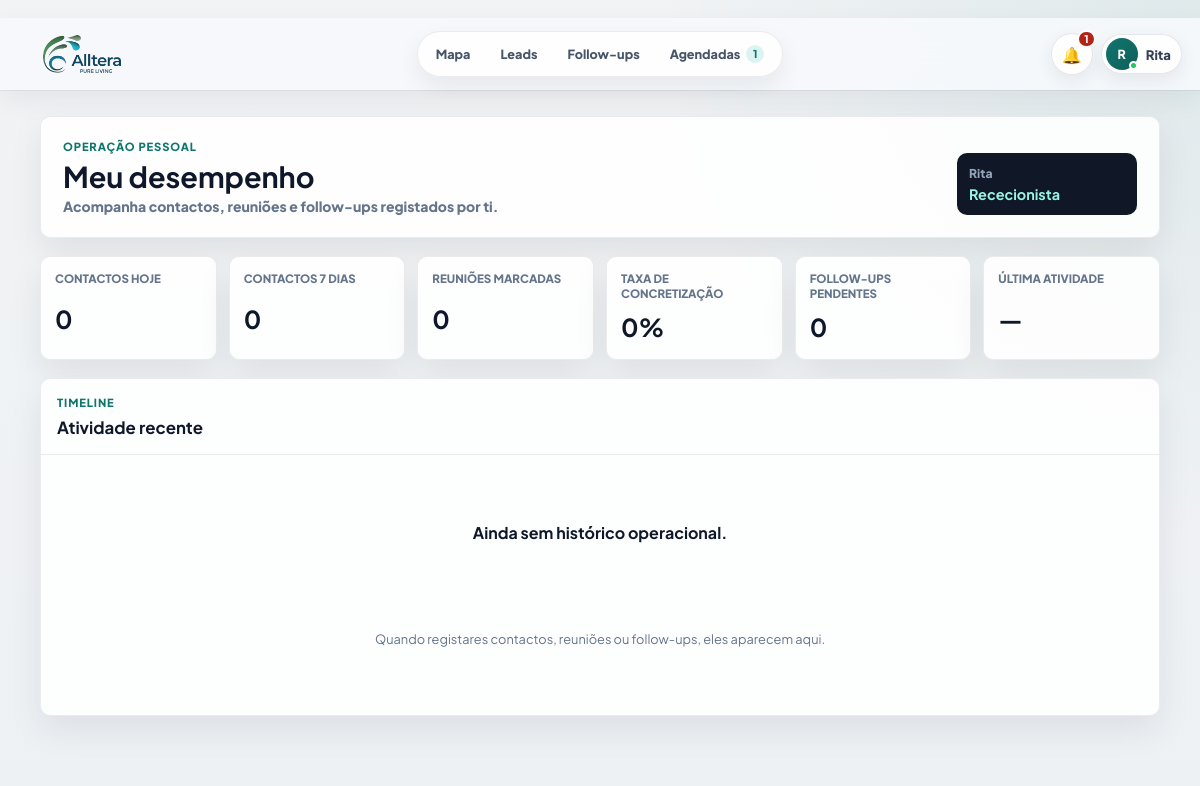
The app's page /meu-desempenho (signed in), older data.
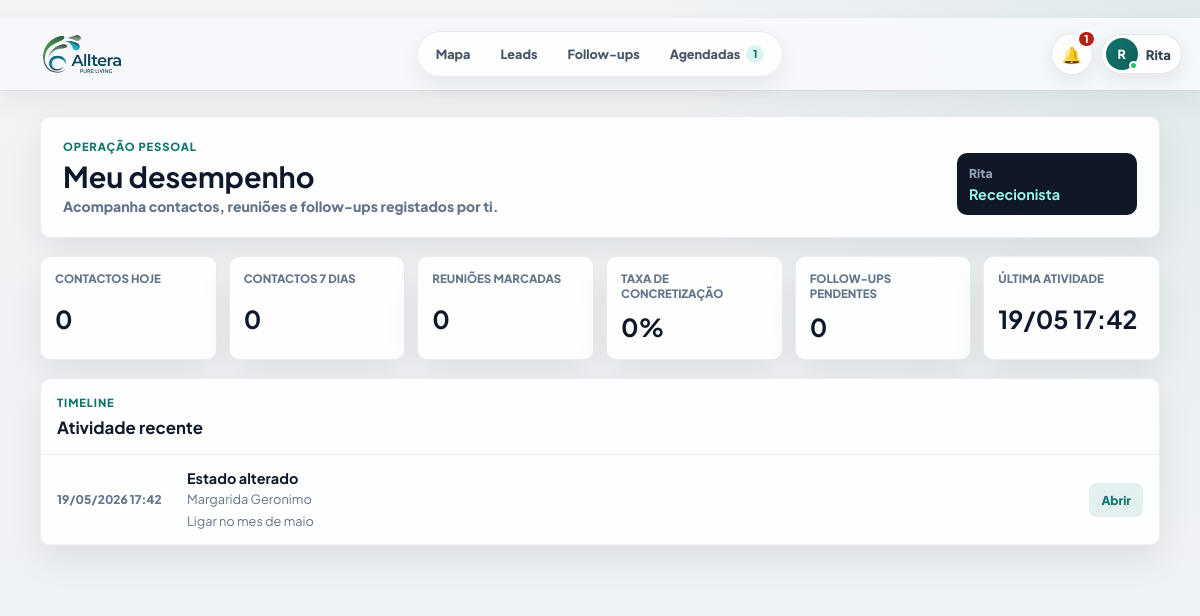
The same page, newer data.
### PlataformaApoioDecisaoComercial/models.py (models this page shows, shortened)
class HistoricoLead(db.Model):
    id = db.Column(db.Integer, primary_key=True)
    lead_id = db.Column(db.Integer, db.ForeignKey("lead.id"), nullable=False)
    user_id = db.Column(db.Integer, db.ForeignKey("users.id"), nullable=True, index=True)
    acao = db.Column(db.String(120), nullable=False)
    tipo_acao = db.Column(db.String(80), nullable=True, index=True)
    observacao = db.Column(db.Text, nullable=True)
    resultado = db.Column(db.String(120), nullable=True)
    comercial_responsavel = db.Column(db.String(80), nullable=True)
    created_at = db.Column(db.DateTime, default=datetime.utcnow)
    user = db.relationship("User", back_populates="historico")

class Lead(db.Model):
    id = db.Column(db.Integer, primary_key=True)
    nome_cliente = db.Column(db.String(180), nullable=True)
    area_negocio = db.Column(db.String(120), nullable=True)
    cidade = db.Column(db.String(80), nullable=True)
    empresa = db.Column(db.String(180), nullable=True)
    nome_empresa = db.Column(db.String(180), nullable=False)
    tipo_cliente = db.Column(db.String(80), nullable=False)
    morada = db.Column(db.String(220), nullable=True)
    codigo_postal = db.Column(db.String(20), nullable=True)
    localidade = db.Column(db.String(80), nullable=False)
    contacto = db.Column(db.String(120), nullable=True)
    telefone = db.Column(db.String(40), nullable=True)
    email = db.Column(db.String(160), nullable=True)
    categoria = db.Column(db.String(120), nullable=True)
    nif = db.Column(db.String(30), nullable=True)
    observacoes = db.Column(db.Text, nullable=True)
    observacoes_contacto = db.Column(db.Text, nullable=True)
    reuniao_info = db.Column(db.Text, nullable=True)
    classificacao_observacao = db.Column(db.String(80), nullable=True)
    motivo_classificacao = db.Column(db.Text, nullable=True)
    latitude = db.Column(db.Float, nullable=True)
    longitude = db.Column(db.Float, nullable=True)
    estado = db.Column(db.String(40), nullable=False, default="Por contactar")
    estado_lead = db.Column(db.String(40), nullable=True, default="Por contactar")
    prioridade = db.Column(db.String(20), nullable=True, default="Baixa")
    comercial_responsavel = db.Column(db.String(80), nullable=False, default="Flávia")
    data_novo_contacto = db.Column(db.Date, nullable=True)
    data_reuniao = db.Column(db.Date, nullable=True)
    hora_reuniao = db.Column(db.String(10), nullable=True)
    tags = db.Column(db.String(300), nullable=True)
    insight_tags = db.Column(db.String(400), nullable=True)
    insight_note = db.Column(db.Text, nullable=True)
    assigned_to_id = db.Column(db.Integer, db.ForeignKey("users.id"), nullable=True, index=True)
    created_at = db.Column(db.DateTime, default=datetime.utcnow)
    updated_at = db.Column(db.DateTime, default=datetime.utcnow, onupdate=datetime.utcnow)
    assigned_to = db.relationship("User", back_populates="assigned_leads")
    historico = db.relationship(
        "HistoricoLead",
        backref="lead",
        cascade="all, delete-orphan",
        order_by="desc(HistoricoLead.created_at)",
    )

### PlataformaApoioDecisaoComercial/app.py (the view)
    @app.route("/meu-desempenho")
    @login_required
    def meu_desempenho():
        return render_template("meu_desempenho.html", performance=personal_performance_context(current_user))

### PlataformaApoioDecisaoComercial/app.py (called while the page is built, shortened)
def normalize_lookup(value):
    text = str(value or "").strip().lower()
    text = unicodedata.normalize("NFKD", text)
    return "".join(char for char in text if not unicodedata.combining(char))

def clean_text(value):
    return re.sub(r"\s+", " ", str(value or "").strip())

def parse_time_value(value):
    value = clean_text(value)
    if not value:
        return None
    match = re.fullmatch(r"([01]?\d|2[0-3]):([0-5]\d)(?::[0-5]\d)?", value)
    if not match:
        return None
    return f"{int(match.group(1)):02d}:{match.group(2)}"

def scheduled_time_label(lead):
    return parse_time_value(getattr(lead, "hora_reuniao", None)) or ""

def is_scheduled_lead(lead):
    if not lead or not lead.data_novo_contacto:
        return False
    state = normalize_legacy_state(lead.estado)
    text = normalize_lookup(" ".join([
        lead.estado or "",
        lead.classificacao_observacao or "",
        lead.observacoes or "",
        lead.observacoes_contacto or "",
        lead.motivo_classificacao or "",
    ]))
    if state in SCHEDULED_STATES:
        return True

### PlataformaApoioDecisaoComercial/models.py (called while the page is built)
    @property
    def is_active(self):
        return bool(self.ativo)

### PlataformaApoioDecisaoComercial/templates/meu_desempenho.html (shortened to what this page needs)
{% extends "base.html" %}
{% block content %}
<main class="page-shell personal-performance-page">
    <section class="personal-performance-hero">
        <div>
            <p class="eyebrow">Operação pessoal</p>
            <h1>Meu desempenho</h1>
            <p>Acompanha contactos, reuniões e follow-ups registados por ti.</p>
        </div>
        <div class="personal-performance-hero__meta">
            <span>{{ current_user.nome or current_user.email }}</span>
            <strong>{{ "Admin" if current_user.role == "admin" else "Rececionista" }}</strong>
        </div>
    </section>
    {% set metrics = performance.metrics %}
    <section class="personal-performance-metrics">
        <article>
            <span>Contactos hoje</span>
            <strong>{{ metrics.contacts_today }}</strong>
        </article>
        <article>
            <span>Contactos 7 dias</span>
            <strong>{{ metrics.contacts_7 }}</strong>
        </article>
        <article>
            <span>Reuniões marcadas</span>
            <strong>{{ metrics.meetings }}</strong>
        </article>
        <article>
            <span>Taxa de concretização</span>
            <strong>{{ metrics.conversion_rate }}%</strong>
        </article>
        <article>
            <span>Follow-ups pendentes</span>
            <strong>{{ metrics.pending_followups }}</strong>
        </article>
        <article>
            <span>Última atividade</span>
            <strong>{{ metrics.last_activity.strftime("%d/%m %H:%M") if metrics.last_activity else "—" }}</strong>
        </article>
    </section>
    <section class="personal-performance-panel">
        <header>
            <div>
                <p class="eyebrow">Timeline</p>
                <h2>Atividade recente</h2>
            </div>
        </header>
        {% if performance.has_history %}
        <ol class="personal-performance-timeline">
            {% for entry in performance.timeline %}
            <li>
                <time datetime="{{ entry.created_at.isoformat() if entry.created_at else '' }}">
                    {{ entry.created_at.strftime("%d/%m/%Y %H:%M") if entry.created_at else "Sem data" }}
                </time>
                <div>
                    <strong>{{ entry.acao }}</strong>
                    <span>{{ entry.lead.nome_empresa if entry.lead else "Lead removida" }}</span>
                    {% if entry.observacao %}
                    <p>{{ entry.observacao }}</p>
                    {% endif %}
                </div>
                {% if entry.lead %}
                <a href="{{ url_for('mapa_leads', lead_id=entry.lead.id) }}">Abrir</a>
                {% endif %}
            </li>
            {% endfor %}
        </ol>
        {% else %}
        <div class="personal-performance-empty">
            <strong>Ainda sem histórico operacional.</strong>
            <span>Quando registares contactos, reuniões ou follow-ups, eles aparecem aqui.</span>
        </div>
        {% endif %}
    </section>
</main>
{% endblock %}

Row changes from the older to the newer data that the page shows:
added HistoricoLead: last_activity "19/05 17:42", created_at "19/05/2026 17:42", acao "Estado alterado", lead "Margarida Geronimo", observacao "Ligar no mes de maio"
Text that changed along with them:
text no longer shown: "— Ainda sem histórico operacional. Quando registares contactos, reuniões ou follow-ups, eles aparecem aqui."
